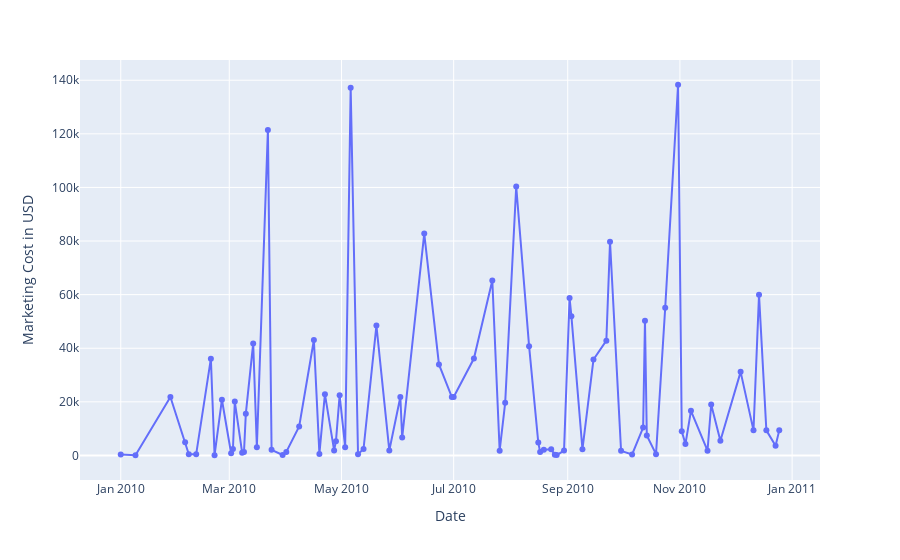

The cell this chart's notebook holds for it:
### Code cell
fig = px.line(data_frame = df_cost_by_date, x='date', y='cost' ,markers = True)

fig.update_layout(xaxis_title_text = 'Date', yaxis_title_text = 'Marketing Cost in USD', hovermode = 'x unified')

fig.show()
